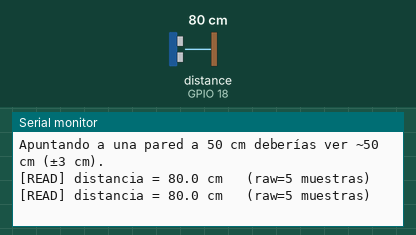
This sketch was run on a simulated ESP32. Parts: the last lines printed to the serial monitor. Wiring (inferred from the names in the program): ultrasonic range finder: trigger GPIO 5; echo GPIO 18. The test bench sets the inputs (shaded band); at power-on: distance to the obstacle (sensor on GPIO 18) 80 cm. The echo pulse lasts 58.3 µs per cm.

Above: at 1.7 s.
1.8 s: distance to the obstacle (sensor on GPIO 18) set to 2 cm
At 2.62 s:
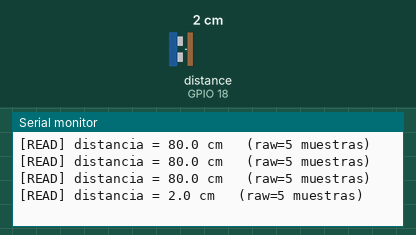
3.3 s: distance to the obstacle (sensor on GPIO 18) set to 4 cm
At 3.7 s:
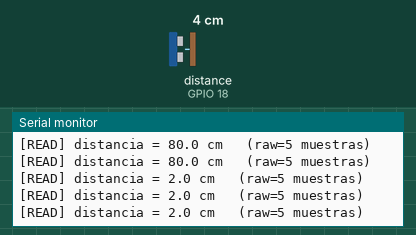
Timing chart, 0 to 6.3 s (numbered marks = the images above; inputs shaded):
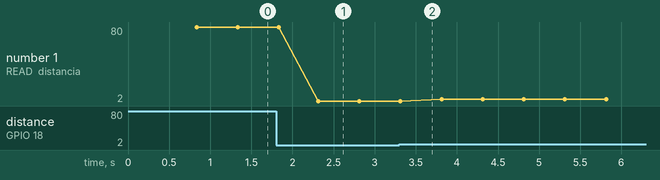

Measured:
- after the input at 1.8 s, the serial monitor: prints a new line after 0.51 s (image 1)
- plotted number 1: 80 → 2 after the input at 1.8 s

The sketch:

test_ultrasonido.ino
```cpp
// ────────────────────────────────────────────────────────────────
//  Test individual del sensor ultrasónico JSN-SR04T / HC-SR04.
//  Placa: ESP32 Dev Module
//
//  Conexión esperada:
//    - VCC  → 5 V
//    - GND  → GND
//    - Trig → GPIO 5
//    - Echo → GPIO 18 (con divisor 1 kΩ + 2 kΩ si Echo entrega 5 V)
//
//  La telemetría real recibe estos datos desde el Arduino esclavo
//  por Serial2 (ver test_serial2_slave). Este test te sirve para
//  verificar el sensor directamente en la ESP32, útil cuando estás
//  armando el cableado y querés descartar al esclavo.
// ────────────────────────────────────────────────────────────────

#define PIN_TRIG 5
#define PIN_ECHO 18
#define ECHO_TIMEOUT_US 30000UL

unsigned long lastReadMs = 0;
const unsigned long READ_INTERVAL_MS = 500;

float readDistanceOnce() {
  digitalWrite(PIN_TRIG, LOW);
  delayMicroseconds(3);
  digitalWrite(PIN_TRIG, HIGH);
  delayMicroseconds(10);
  digitalWrite(PIN_TRIG, LOW);
  unsigned long duration = pulseIn(PIN_ECHO, HIGH, ECHO_TIMEOUT_US);
  if (duration == 0) return NAN;
  return duration * 0.0343f / 2.0f;
}

void setup() {
  Serial.begin(115200);
  delay(500);
  Serial.println();
  Serial.println("=== Test JSN-SR04T / HC-SR04 (Trig=5, Echo=18) ===");
  Serial.println("Apuntando al aire deberías ver distancias de > 100 cm.");
  Serial.println("Apuntando a una pared a 50 cm deberías ver ~50 cm (±3 cm).");
  Serial.println();
  pinMode(PIN_TRIG, OUTPUT);
  pinMode(PIN_ECHO, INPUT);
  digitalWrite(PIN_TRIG, LOW);
}

void loop() {
  unsigned long now = millis();
  if (now - lastReadMs < READ_INTERVAL_MS) return;
  lastReadMs = now;

  // 5 muestras, mediana.
  float samples[5];
  int valid = 0;
  for (int i = 0; i < 5; i++) {
    float d = readDistanceOnce();
    if (!isnan(d)) samples[valid++] = d;
    delay(60);
  }
  if (valid == 0) {
    Serial.println("[READ] Sin eco (Echo=18 sin respuesta). Revisar cableado.");
    return;
  }
  for (int i = 1; i < valid; i++) {
    float k = samples[i]; int j = i - 1;
    while (j >= 0 && samples[j] > k) { samples[j+1] = samples[j]; j--; }
    samples[j+1] = k;
  }
  float d = samples[valid / 2];
  Serial.printf("[READ] distancia = %.1f cm   (raw=%d muestras)\n", d, valid);
}
```
